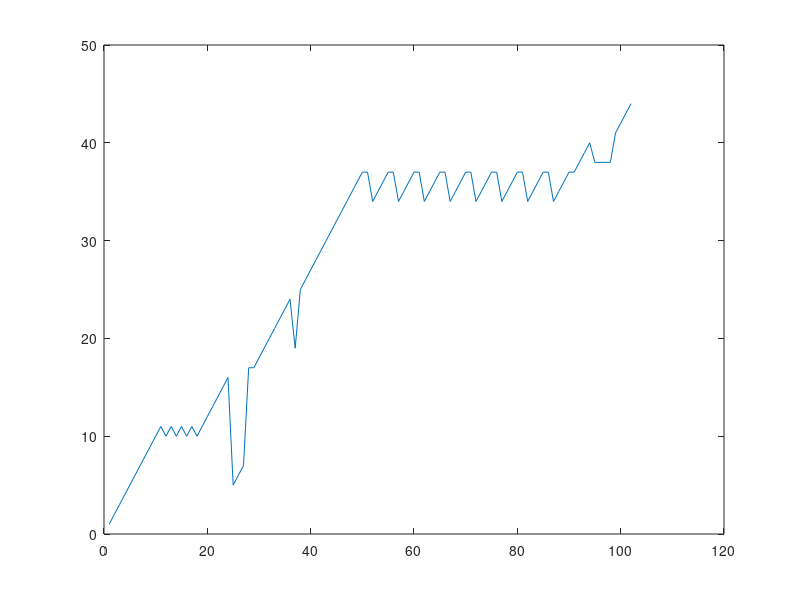
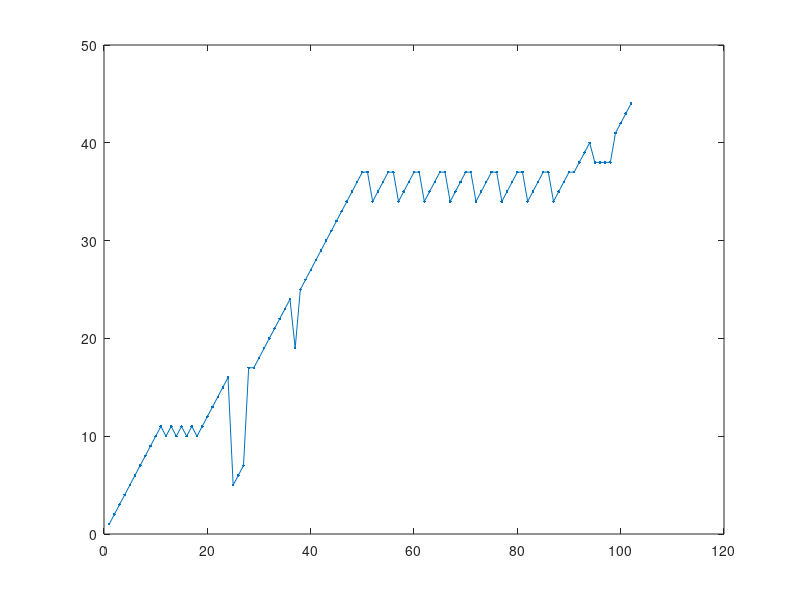
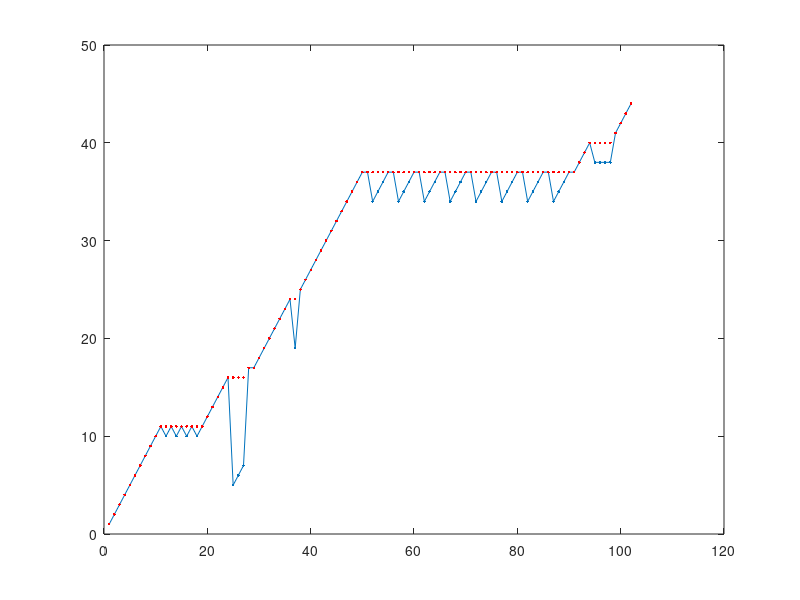
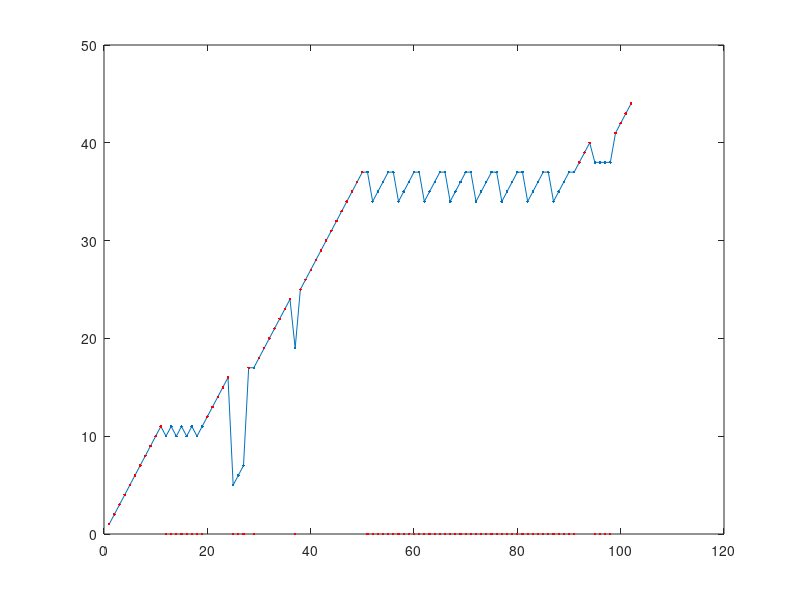

MATLAB code to generate these figures, in order:
clc;
clear all;
close all;
pkg load signal;


function [a, b] = linearRegression(y)
   n = length(y);
   x=(1:n);
   xy = x.*y;
   x2=x.^2;
   sx = sum(x);
   sy=sum(y);
   sxy=sum(xy);
   sx2=sum(x2);
   delta=n*sx2-sx^2;
   
   a=(n*sxy-sy*sx)/delta;
	b=(sx2*sy-sx*sxy)/delta;
end

function t = contour(s)
	t = s;
	n = length(s);
	height = s(1);
	for i=1:1:n
		if s(i) > height
			height = s(i);
		end
		t(i) = height;
	end
end

function d = firstDiff(s)
	n = length(s);
	d = s;
	d(2:n) = diff(s);
	d(1) = 1;
end

function r = regions(c)
	count = 0;
	n = length(c);
	d = firstDiff(c);
	
	start = 1;
	finish = 1;
	for i=1:1:n
		if d(i) != 0
			if (finish - start + 1) > 3
				count = count + 1;
				r{count} = [start, finish];
			end
			start = i + 1;
			finish = i + 1;
		else
			finish = i;
		end
	end
	if start != finish
		count = count + 1;
		r{count} = [start, finish];
	end
end

function mr = mergeRegions(r, s)
	count = 1;
	n = length(r);
	mr{1} = r{1};
	for i=2:1:n
		palpha = unique(s(mr{count}(1):mr{count}(2)));
		alpha = unique(s(r{i}(1):r{i}(2)));
		if length(intersect(alpha, palpha)) > 0
			mr{count}(2) = r{i}(2);
		else
			count = count + 1;
			mr{count} = r{i};
		end
	end
	
	n = length(s);
	for i=1:1:length(mr)
		alpha = unique(s(mr{i}(1):mr{i}(2)));
		while (mr{i}(1) > 1) && (length(intersect(s(mr{i}(1)-1),alpha)) > 0)
			mr{i}(1) = mr{i}(1) - 1;
		end
		
		while (mr{i}(2) < n) && (length(intersect(s(mr{i}(2)+1),alpha)) > 0)
			mr{i}(2) = mr{i}(2) + 1;
		end
	end
end

function sr = detectStructure(r,s)
	count = 0;
	n = length(r);
	for i=1:1:n
		a = linearRegression(s(r{i}(1):r{i}(2)));
		if abs(a) < 0.17633 % 10 degrees
			count = count + 1;
			sr{count} = r{i};
		end
	end
end

function drawPlots(s, c, r)
	d = firstDiff(c);
	figure; % signal only
	plot(s,'.-');
	
	figure; % signal and contour
	plot(s,'.-'); hold;
	plot(c, '.r');
	%plot(d.*mean(c), 'ok');
	
	figure; % signal and 1st diff of contour
	plot(s,'.-'); hold;
	plot((d!=0) .* c,'.r');
	
	figure; % structured regions
	plot(s,'.-'); hold;
	for i=1:1:length(r)
		plot(r{i}(1):r{i}(2),s(r{i}(1):r{i}(2)),'.r');
	end
end

function sr = segment(s)
	c = contour(s);
	r = regions(c);
	mr = mergeRegions(r,s);
	sr = detectStructure(mr,s);
	drawPlots(s, c, sr);
end

function t = transform(sig)
	size = length(sig);
	lowpass(1:size) = 1/size;
	%lowpass(ceil(size/8):size)=0;
	
	sig = real(ifft(fft(sig).*lowpass));
	
	sig = sig .* welchwin(length(sig),"periodic")';
	t=abs(fft(sig)).^2;
end

function a = linearReg(sig)
	l = length(sig);
	x = [1:l]';
	y = sig';
	X = [ones(l,1) x];
	a = (pinv(X'*X))*X'*y;
end

function p = symfil(sig,f)
	p{1}=[1 length(sig)];
	[a,b] = hist(sig,unique(sig));
	
	c = find(a<=f);
	z = zeros(length(sig),1);
	for i=1:length(sig)
		if sum(c==sig(i))!=0
			z(i)=1;
		end
	end

	s=1;e=1;c=0;j=1;
	for i=1:length(sig)
		if c==0
			s=s+1;
			if z(i)==0
				c=1;
				e=s;
			end
		end
		if c==1 
			if z(i)==0
				e=e+1;
			else
				e=i-1;
				if e-s > 3
					reg = sig(s:e); %-mean(sig(s:e)); %regiao 
					alphabet=unique(reg); % alfabeto da regiao
					if j>1
						if length(intersect(alphabet,ab{j-1})) > 0
							p{j-1}(2)=e;
							r{j-1}= sig(p{j-1}(1):e); %-mean(sig(p{j-1}(1):e));
							ab{j-1}=union(ab{j-1},alphabet);
							c=0;
							s=i;
							printf("merge r{%d} + r{%d} [%d %d]\n",j-1,j,p{j-1}(1),p{j-1}(2));
							continue;
						end
					end
					r{j}= reg;
					p{j}=[s e]; %posicao original 
					ab{j}=alphabet;
					j=j+1;
				end
				c=0;
				s=i;
			end
		end
	end
end

function [p,d] = findPeaks(s)
	size = length(s);
	
	q = s;
	%q(find(q<0))=-1;
	%q(find(q>0))=+1;
	
	d1 = diff(q,1);
	d1 = d1<0;
	d1 = d1.* s(2:size);
	p = find(d1<0);
	d = d1(p);
	p = p+1;
	
	p = find(s<0);
	d = s(p);
end

function v=score(p,d,s,f)
	size = length(s);
	candidates = unique(d);
	printf("\n");
	maxScore = -Inf;
	v=-Inf;
	
	while length(candidates) > 0
		value = min(candidates);
		candidates = setdiff(candidates,value);
		pos = find(d==value);
		reccount = length(pos);
		if reccount>1
			recsize = diff(p(pos));
			dev=std(recsize);
			m=mean(recsize);
			%coverage=((p(pos(length(pos)))-p(pos(1)))/size);%-coefVar;
			regionCoverage = min([m*reccount/size 1]);
			rcountRatio = (min([reccount size/m])/max([reccount size/m]));
			if dev>1
				rsizeRatio = (min([m/dev f])/max([m/dev f]));
			else
				rsizeRatio = (min([m f])/max([m f]));
			end
			tpcRatio = abs(value)/max(abs(s));
			scr = (regionCoverage+rcountRatio+rsizeRatio+tpcRatio)/4;
			if scr > maxScore
				maxScore = scr;
				v=value;
			end
			printf("value=%.2f, cov=%.2f, #=%.2f, size=%.2f, t=%.2f, s=%.4f - %d\n",value,regionCoverage,rcountRatio,rsizeRatio,tpcRatio,scr,f);
		end
	end
end

function q = reencode(s)
	setCodes = unique(s);
	
	pos = 1; n=1;
	while pos<=length(s)
		if find(setCodes==s(pos))
			c{s(pos)}=n;
			setCodes = setdiff(setCodes,s(pos));
			q(pos)=n;
			n=n+1;
		else
			q(pos)=c{s(pos)};
		end
		pos = pos+1;
	end
	q = s;
end

%s = [2,3,4,5,6,7,5,8,9,9,9,9,9,9,9,10,11,9,5,12,13,14,5,6,7,5,15,16,17,18,19,20,17,18,19,20,17,18,19,20,17,18,19,20,17,18,19,21,5,22,23,24,25,26,27,28,29,28,29,28,29,28,29,28,29,28,29,28,29,28,29,28,29,28,29,28,29,28,29,28,29,28,29,28,29,28,29,28,29,28,29,28,29,28,29,28,29,28,29,28,29,28,29,28,29,28,29,28,29,28,29,28,29,28,29,28,29,28,29,28,29,28,29,28,29,28,29,28,29,28,29,28,29,28,29,28,29,28,29,28,29,28,29,28,29,28,29,28,29,28,29,28,29,28,29,28,29,28,29,28,29,30,31,30,25,27,28,29,28,29,30,32,33,34,35,36,37,38,35,22,39,40,5,41,42,43,44,45,46,47,48,49,50,51,52,53,54,55,56,57,58,59,60,61,62,56,63,64,65,66,67,68,69,70,71,72,73,74,75,76,74,75,76,74,75,76,74,75,76,74,77,78,79,80,81,79,82,83,84,85,86,87,88,89,90,91,92,93,94,95,96,97,98,99,100,84,101,102,103,104,105,106,107,108,109,107,108,109,107,108,109,107,108,110,111,112,113,114,104,115,116,117,118,119,120,118,119,116,117,120,104,121,122,84,123,124,125,126,127,84,128,129,130,131,131,131,82,83,84,85,86,132,88,89,90,91,92,93,94,95,96,97,98,99,100,84,101,102,103,104,105,106,107,108,109,107,108,110,111,112,113,114,104,115,116,117,118,119,120,118,119,116,117,120,104,121,122,84,123,124,125,126,127,84,128,129,130,131,131,131,82,83,84,85,86,133,88,89,90,91,92,93,94,95,96,97,98,99,100,84,101,102,103,104,105,106,107,108,109,107,108,109,107,108,109,107,108,110,111,112,113,114,112,113,114,104,115,116,117,118,119,120,118,119,116,117,120,104,121,122,84,123,124,125,126,127,84,128,129,130,131,131,131,82,83,84,85,86,134,88,89,90,91,92,93,94,95,96,97,98,99,135,136,84,101,102,103,104,105,106,107,108,109,107,108,109,107,108,109,107,108,110,111,112,113,114,112,113,114,104,115,116,117,118,119,120,118,119,116,117,120,104,121,122,84,123,124,125,126,127,84,128,129,130,131,131,131,82,83,84,85,86,137,88,89,90,91,92,93,94,95,96,97,98,99,100,84,101,102,103,104,105,106,107,108,109,107,108,109,107,108,109,107,108,110,111,112,113,114,104,115,116,117,118,119,120,118,119,116,117,120,104,121,122,84,123,124,125,126,127,84,128,129,130,131,131,131,82,83,84,85,86,132,88,89,90,91,92,93,94,95,96,97,98,99,100,84,101,102,103,104,105,106,107,108,109,107,108,109,107,108,109,107,108,110,111,112,113,114,112,113,114,104,115,116,117,118,119,120,118,119,116,117,120,104,121,122,84,123,124,125,126,127,84,128,129,130,131,131,131,82,83,84,85,86,138,88,89,90,91,92,93,94,95,96,97,98,99,100,84,101,102,103,104,105,106,107,108,109,107,108,109,107,108,109,107,108,110,111,112,113,114,104,115,116,117,118,119,120,118,119,116,117,120,104,121,122,84,123,124,125,126,127,84,128,129,130,131,131,131,82,83,84,85,86,139,88,89,90,91,92,93,94,95,96,97,98,99,135,136,84,101,102,103,104,105,106,107,108,109,107,108,109,107,108,110,111,112,113,114,112,113,114,104,115,116,117,118,119,120,118,119,116,117,120,104,121,122,84,123,124,125,126,127,84,128,129,130,131,131,131,82,83,84,85,86,133,88,89,90,91,92,93,94,95,96,97,98,99,100,84,101,102,103,104,105,106,107,108,109,107,108,109,107,108,109,107,108,110,111,112,113,114,104,115,116,117,118,119,120,118,119,116,117,120,104,121,122,84,123,124,125,126,127,84,128,129,130,131,131,131,82,83,84,85,86,140,88,89,90,91,92,93,94,95,96,97,98,99,100,84,101,102,103,104,105,106,107,108,109,107,108,110,111,112,113,114,112,113,114,104,115,116,117,118,119,120,118,119,116,117,120,104,121,122,84,123,124,125,126,127,84,128,129,68,69,70,71,72,73,74,75,76,74,75,76,74,75,76,74,75,76,74,77,78,79,80,81,79,141,53,3,4,5,22,142,143,144,145,144,145,146,147,148,149,150,151,144,152,153,154,155,156,157,154,155,156,157,154,155,156,157,154,155,156,144,152,158,159,160,161,162,163,144,145,164,164,164,164,164,164];
signal=[1,2,3,4,5,6,7,8,9,10,11,10,11,10,11,10,11,10,11,12,13,14,15,16,5,6,7,17,17,18,19,20,21,22,23,24,19,25,26,27,28,29,30,31,32,33,34,35,36,37,37,34,35,36,37,37,34,35,36,37,37,34,35,36,37,37,34,35,36,37,37,34,35,36,37,37,34,35,36,37,37,34,35,36,37,37,34,35,36,37,37,38,39,40,38,38,38,38,41,42,43,44];

figure; plot(signal);

p = segment(signal);

sig(1:length(signal))=0;
for i=1:length(p)
	r{i} = reencode(signal(p{i}(1):p{i}(2)));
	r{i} = r{i} - mean(r{i});
	sig(p{i}(1):p{i}(2)) = r{i};

	l{i} = linearReg(r{i});
	ffts{i}=transform(r{i});

	angle = atand(abs(l{i}(2)));

	if angle < 5
		figure; hold on; 

		size = length(r{i});
		Sdiv2 = ceil(size/4);
		pos = find( ffts{i}(3:Sdiv2-1)==max(ffts{i}(3:Sdiv2-1)) );
		if length(pos > 1)
			pos=pos(1);
			plotPeriod=1;
		else
			plotPeriod=0;
		end
		period = 1;%round(size / pos);
		
		subplot(1,2,1);
		plot(1:size,r{i},'.-'); hold on;
		text(size,max(r{i}),num2str(std(r{i})));
		
		[peaks,d1] = findPeaks(r{i});
		value=score(peaks,d1,r{i},period);
		if value!=-Inf
			plot(find(r{i}==value),r{i}(find(r{i}==value)),'rx');
		end
		%plot(3:size,diff(r{i},2),'g');
		
		plot(1:size,(l{i}(2).*[1:size]) + l{i}(1),'k');
		text(size,(l{i}(2).*size) + l{i}(1),num2str(angle));
		
		subplot(1,2,2);
		plot(1:Sdiv2,ffts{i}(1:Sdiv2),'.-');
		if plotPeriod==1
			text(pos+1,ffts{i}(pos+1),num2str(period));
		end
	end
end
signal = sig;
%----

signal = signal-mean(signal);
len = length(signal);

figure;
plot(transform(signal)(1:round(len/2)),'.-'); figure;
plot(signal); hold;
return;
